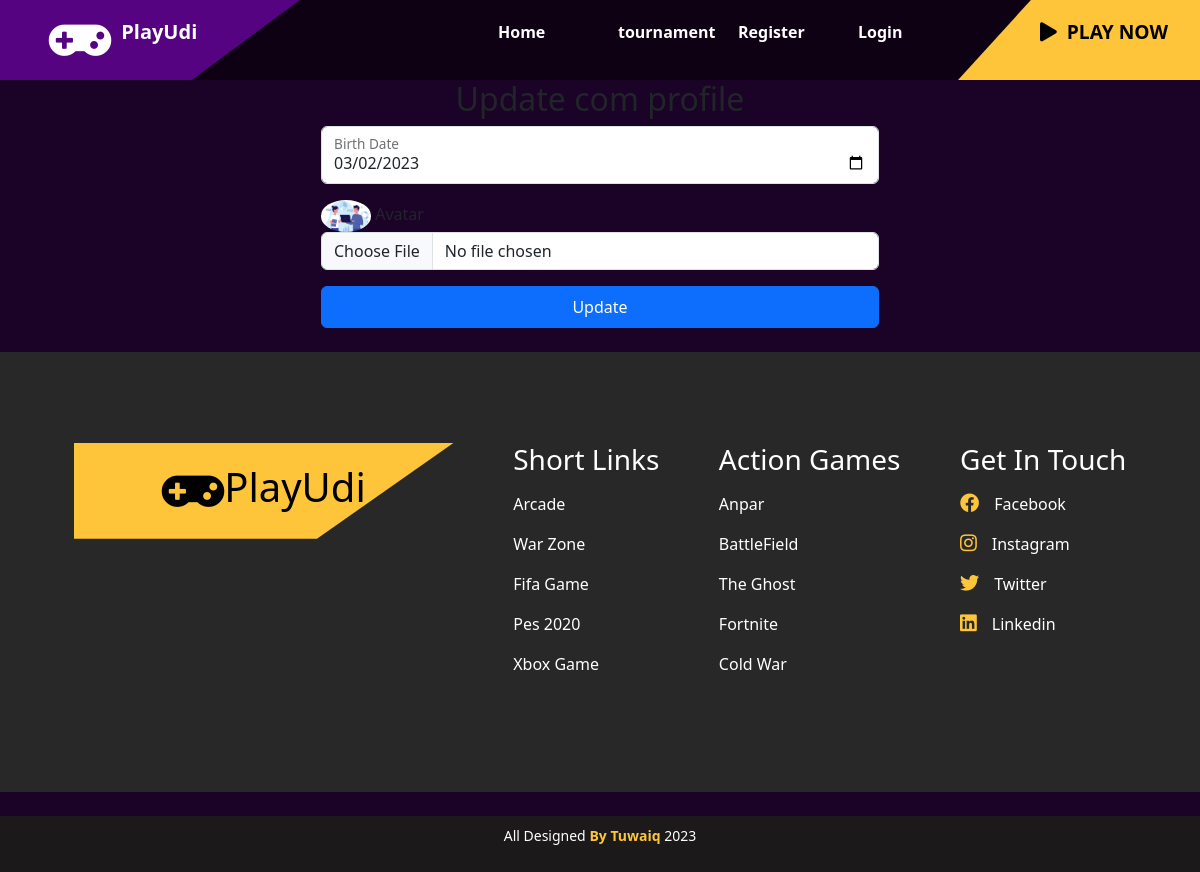
The app's page /accounts/profile/update/13/ with its own data.
### tournament/models.py (models this page shows, shortened)
class Profile(models.Model):
    user_choices = (("1", "user"), ("2", "company"))
    user_ranks = (("nor", "Normal"),("pro", "Professional"), ('master', "Master"))
    user = models.OneToOneField(User, on_delete=models.CASCADE)
    bio=models.TextField(default="Player")
    birth_date = models.DateField(default="2000-10-10")
    avatar = models.ImageField(upload_to="images/", default="images/default.png")
    states = models.CharField(max_length=160,choices=user_choices, default="1")
    points = models.IntegerField(default=0)
    user_rank = models.CharField(max_length=160,choices=user_ranks, default="1")

### accounts/views.py (the view)
# urls.py: path('profile/update/<user_id>/', views.update_profile_page, name="update_profile_page"),
def update_profile_page(request:HttpRequest, user_id):
    user = User.objects.get(id=user_id)
    profile= Profile.objects.get(user=user)
    if request.method == "POST":
        profile.birth_date = request.POST["birth_date"]
        if "avatar" in request.FILES:
            profile.avatar = request.FILES["avatar"]
        profile.save()
        return redirect("accounts:profile_page", user_id=user_id)
    return render(request, "accounts/update_profile.html", {"profile" : profile})

### accounts/templates/accounts/update_profile.html (shortened to what this page needs)
{% extends 'main/base.html' %}
{% block content %}
<div class="container d-flex flex-column justify-content-center align-items-center">
    <h2>Update {{profile.user.username}} profile</h2>
    <form class="d-flex flex-column gap-3 w-50" action="{% url 'accounts:update_profile_page' request.user.id %}" method="POST" enctype="multipart/form-data">
        <div class="form-floating">
            <input type="date" class="form-control" id="floatingInput" placeholder="Birth Date" name="birth_date" value="{{profile.birth_date.isoformat}}">
            <label for="floatingInput">Birth Date</label>
        </div>
        <div class="">
          {% if profile.avatar %}
            <img src="{{profile.avatar.url}}" class="avatar-big rounded-circle" width="50px" />
          {% endif %}
          <label for="floatingAvatar">Avatar</label>
          <input type="file" accept="image/png, image/jpg" class="form-control" id="floatingAvatar" placeholder="avatar" name="avatar">
        </div>
        <button class="btn btn-primary w-100 py-2" type="submit">Update</button>
      </form>
</div>
{% endblock %}

### main/static/styles/stylee.css (style rules this page uses)
* { margin: 0; padding: 0; box-sizing: border-box; }

### records on screen
Profile: user.username "com", birth_date "03/02/2023", avatar (placeholder picture)
